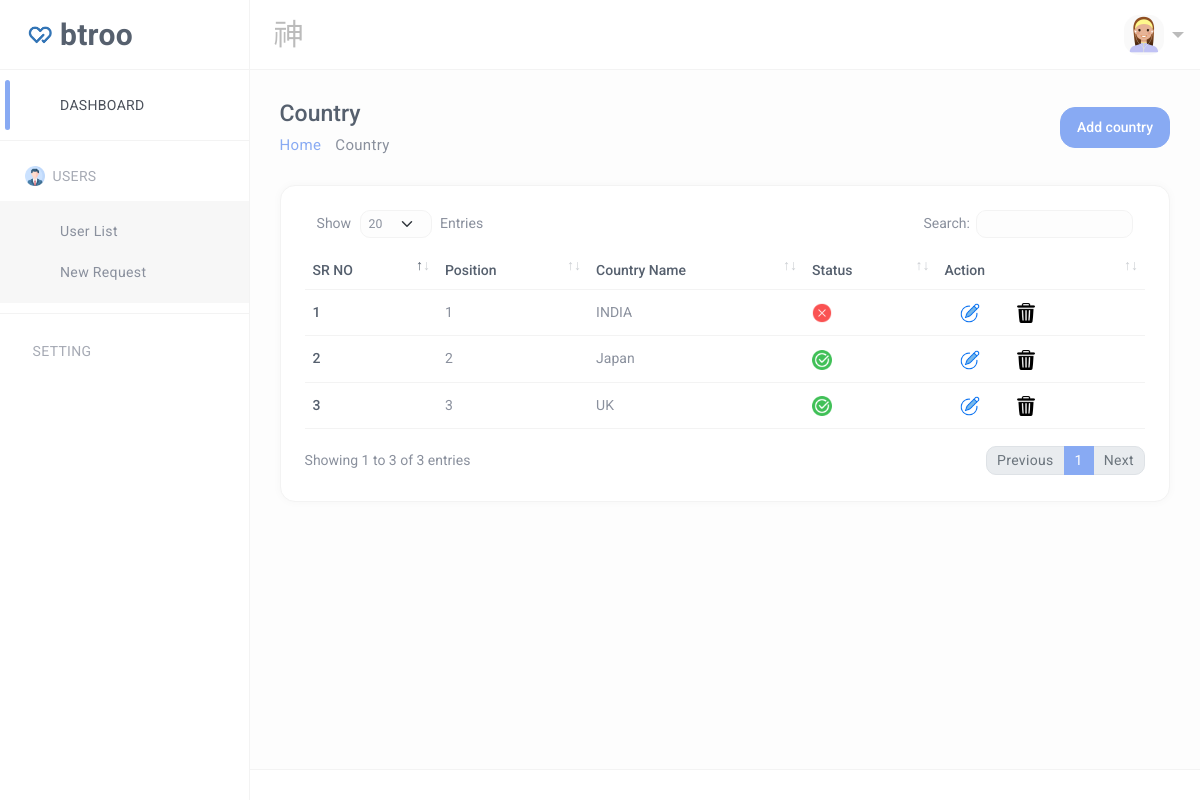
/country_table, run on the app's committed database.
### dBitro/models.py (models this page shows)
class Country_master(models.Model):
    position=models.IntegerField()
    country_name=models.CharField(max_length=100)
    is_active=models.BooleanField(default=True)

### dBitro/views.py (the view)
# urls.py: path('country_table',views.country_table,name='country_table'),
def country_table(request):
    data=Country_master.objects.all()
    return render(request,'country_table.html',{'data':data})

### template/country_table.html (shortened to what this page needs)
{% extends "base.html" %}{% load static %}{% block content %}
<div class="ec-content-wrapper">
    <div class="content">
        <div class="breadcrumb-wrapper d-flex align-items-center justify-content-between">
            <div>
                <h1>Country</h1>
                <p class="breadcrumbs"><span><a href="{% url 'index' %}">Home</a></span>
                    <span></span>Country</p>
            </div>
            <div>
                <a href="{% url 'add_country' %}" class="btn btn-primary"> Add country</a>
            </div>
        </div>
        <div class="row">
            <div class="col-12">
                <div class="card card-default">
                    <div class="card-body">
                        <div class="table-responsive">
                            <table id="responsive-data-table" class="table"
                                style="width:100%">
                                <thead>
                                    <tr>
                                        <th>SR NO</th>
                                        <th>Position</th>
                                        <th>Country Name</th>
                                        <th>Status</th>
                                        <th>Action</th>
                                    </tr>
                                </thead>
                                <tbody>
                                    {% for i in data %}
                                    <tr>
                                        <td>{{forloop.counter}}</td>
                                        <td>{{i.position}}</td>
                                        <td>{{i.country_name}}</td>
                                        <td>
                                            {% if i.is_active %}
                                            <a href="{% url 'DeactiveCountry' i.id %}"><button><img src="{% static 'assets/img/icons/active.png' %}" alt="" srcset="" width="20px"></button></a>
                                            {% else %}
                                            <a href="{% url 'ActiveCountry' i.id %}"><button><img src="{% static 'assets/img/icons/deactive.png' %}" alt="" srcset="" width="20px"></button></a>
                                            {% endif %}
                                        </td>
                                        <td>
                                                <button><a class="dropdown-item" href="{% url 'country_update' i.id %}"><img src="{% static 'assets/img/write.png' %}" width="20px" alt=""></a></button>
                                                <button><a class="dropdown-item" href="{% url 'country_delete' i.id %}"><img src="{% static 'assets/img/bin.png' %}" width="20px"></a></button>
                                            </div>
                                    {% endfor %}
                        </div>
                    </div>
                </div>
            </div>
        </div>
    </div>
{% endblock %}

### data on the page
Country_master: position "1", country_name "INDIA", is_active False (drawn)
Country_master: position "2", country_name "Japan", is_active True (drawn)
Country_master: position "3", country_name "UK", is_active True (drawn)
